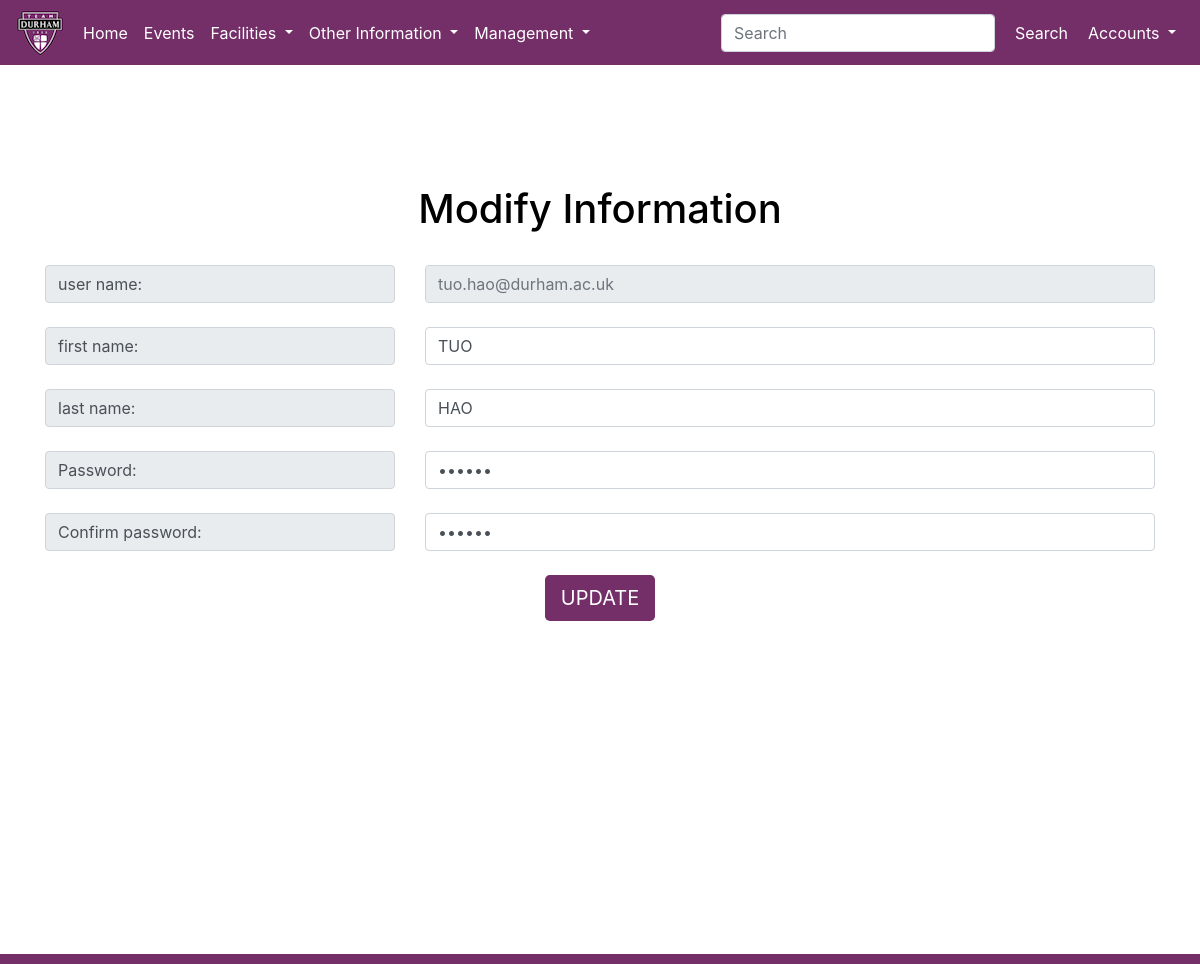
The page /user_update.php (signed in) on the database its author committed.
### tables this page shows
CREATE TABLE `Users` (
  `id` int(11) NOT NULL,
  `userName` varchar(50) DEFAULT NULL,
  `firstName` varchar(50) DEFAULT NULL,
  `lastName` varchar(50) DEFAULT NULL,
  `password` varchar(255) DEFAULT NULL,
  `role` varchar(50) DEFAULT NULL,
  `token` varchar(10) DEFAULT NULL,
  `tokenExpire` datetime(6) DEFAULT NULL,
  `emailConfirmed` tinyint(4) DEFAULT NULL
);

### user_update.php (the view, shortened to what this page needs)
<!DOCTYPE html>
<?php
include('header.php');
include('config_wyj.php');
include('footer.php');
$id=$_SESSION["id"];
$sql="SELECT * FROM Users WHERE id=$id";
$statement = $pdo->query($sql);
$rows = $statement->fetch(PDO::FETCH_ASSOC);
?>
<head>
    <?php
    include('meta_data.php');
    ?>
</head>
<div class="container" style="padding-top:100px;padding-bottom: 20px;">
    <form method="post" id="update" action="user_update_check.php">
        <center><h1 style="color:black;">Modify Information</h1></center><br>
        <div class="row">
            <div class="col-md-4">
                <span class="input-group-text" id="basic-addon3">user name:</span>
            </div>
            <div class="col-md-8">
                <input class="form-control" type="text" placeholder="<?php echo $rows['userName']?>" readonly><br>
            </div>
        </div>
        <div class="row">
            <div class="col-md-4">
                <span class="input-group-text" id="basic-addon3">first name:</span>
            </div>
            <div class="col-md-8">
                <input type="text" class="form-control" placeholder="Twitterhandle" value="<?php echo $rows['firstName']?>" name="firstName"><br>
            </div>
        </div>
        <div class="row">
            <div class="col-md-4">
                <span class="input-group-text" id="basic-addon3">last name:</span>
            </div>
            <div class="col-md-8">
                <input type="text" class="form-control" placeholder="Twitterhandle" value="<?php echo $rows['lastName']?>" name="lastName"><br>
            </div>
        </div>
        <div class="row">
            <div class="col-md-4">
                <span class="input-group-text" id="basic-addon3">Password:</span>
            </div>
            <div class="col-md-8">
                <input type="password" class="form-control"  name="password" value="111111"><br>
            </div>
        </div>
        <div class="row">
            <div class="col-md-4">
                <span class="input-group-text" id="basic-addon3">Confirm password:</span>
            </div>
            <div class="col-md-8">
                <input type="password" class="form-control" name="confirmPassword" value="111111"><br>
            </div>
        </div>
        <div class="rows">
            <center>
                <button type="submit" class="btn btn-primary btn-lg">UPDATE</button>
            </center>
        </div>
    </form>
</div>
</body>
</html>

### style.css (style rules this page uses)
h1 { color: white; }
.btn { color: white; border-style: hidden; }
.container { text-align: center; margin-top: 20px; width: 100%; }
.btn-primary { background-color: #742e68; }

### rows shown on the page
users: userName "tuo.hao@durham.ac.uk", firstName "TUO", lastName "HAO"
